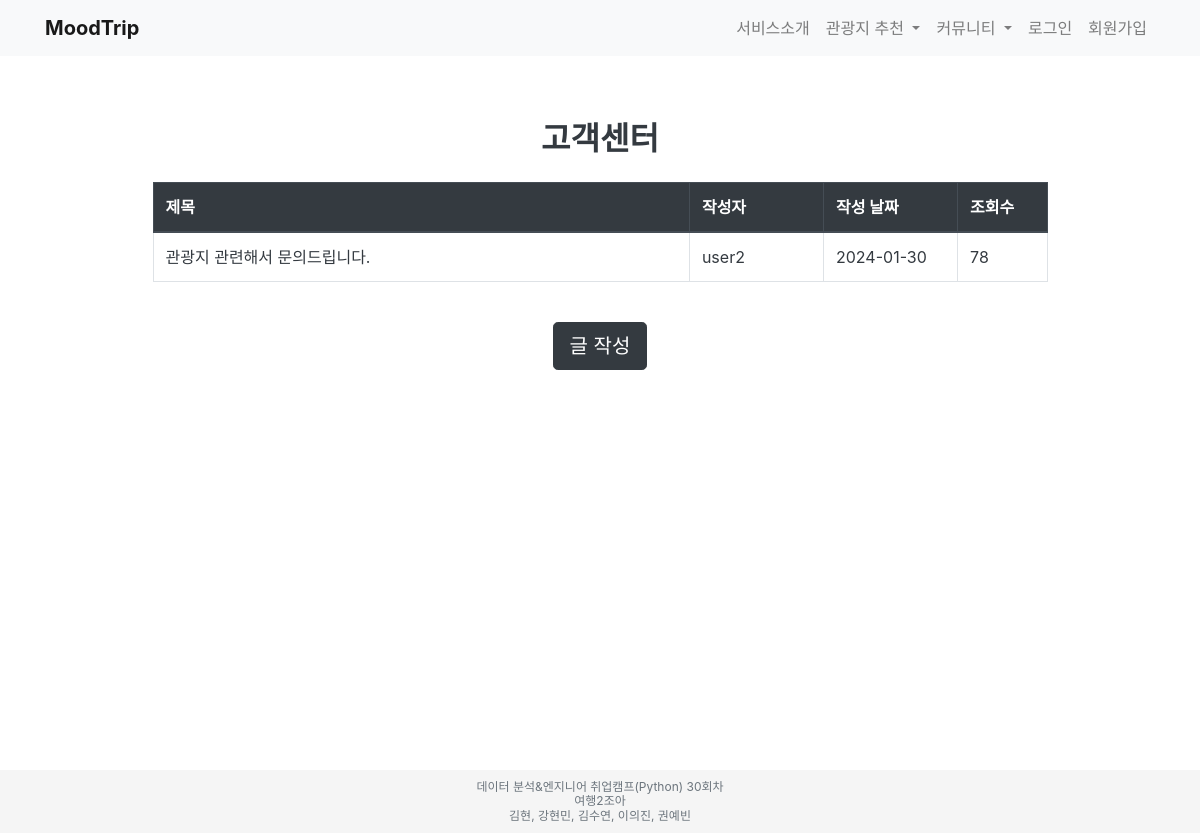
Page /community/customer-service/ on the committed database.
### Moodmatcher/models.py (models this page shows, shortened)
class Post(models.Model):
    title = models.CharField(max_length=200)
    content = models.TextField()
    author = models.ForeignKey(User, on_delete=models.CASCADE)
    created_at = models.DateTimeField(auto_now_add=True)
    updated_at = models.DateTimeField(auto_now=True)
    modified_at = models.DateTimeField(auto_now=True)
    views = models.PositiveIntegerField(default=0)
    category = models.CharField(max_length=20, default='community')  # 또는 'customer-service'로 설정
    likes = models.ManyToManyField(User, related_name='liked_posts')  # 여기서 related_name을 업데이트하세요
    new_likes = models.IntegerField(default=0)

### Moodmatcher/views.py (the view)
# urls.py: path('customer-service/', views.customer_service, name='customer_service'),
def customer_service(request):
    posts = Post.objects.filter(category='customer-service').order_by('-created_at')
    return render(request, 'Moodmatcher/customer_service.html', {'posts': posts})

### Moodmatcher/templates/Moodmatcher/customer_service.html
{% extends 'base.html' %}
{% block content %}
  <div class="container mt-5">
    <h2 class="text-center text-dark font-weight-bold mb-4">고객센터</h2>
    <div class="row">
      <div class="col-md-10 offset-md-1">
        <table class="table table-hover table-bordered">
          <thead class="thead-dark">
            <tr>
              <th scope="col" style="width: 60%;">제목</th>
              <th scope="col" style="width: 15%;">작성자</th>
              <th scope="col" style="width: 15%;">작성 날짜</th>
              <th scope="col" style="width: 10%;">조회수</th>
            </tr>
          </thead>
          <tbody>
            {% for post in posts %}
              <tr>
                <td><a href="{% url 'post_detail' category='customer-service' post_id=post.id %}" class="text-dark">{{ post.title }}</a></td>
                <td class="text-dark">{{ post.author.username }}</td>
                <td class="text-dark">{{ post.created_at|date:"Y-m-d" }}</td>
                <td class="text-dark">{{ post.views }}</td>
              </tr>
            {% endfor %}
          </tbody>
        </table>
      </div>
    </div>
    <div class="text-center mt-4">
      <a href="{% url 'post_create' category='customer-service' %}" class="btn btn-dark btn-lg">글 작성</a>
    </div>
  </div>
{% endblock %}

### rows in the picture
Post: title "관광지 관련해서 문의드립니다.", author.username "user2", created_at "2024-01-30", views "78"
